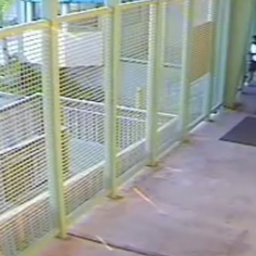
#> input picture models/alexNet/human_detection_dataset/0/116.png, 256 x 256 px; its folder holds only this picture in this run
$ jupyter execute --allow-errors data_preprocessing.ipynb
#> lines starting #> are read from the running program, lines starting #| are printed output that depends on the picture
# Data Preprocessing for AlexNet Model

## Objective
In this notebook, we will preprocess the human detection dataset to prepare it for training and evaluation on the AlexNet model. Preprocessing involves the following key steps:

1. **Loading Images**: Load images from the dataset directory, which contains subdirectories for images with humans (`1`) and without humans (`0`).
2. **Resizing**: Resize all images to 227x227 pixels to match the input size required by AlexNet.
3. **Normalization**: Normalize pixel values to the range [0, 1] to improve training stability.
4. **Dataset Splitting**: Split the dataset into training, validation, and test sets to ensure proper evaluation of the model's performance.

This preprocessing is essential to standardize the input data and ensure compatibility with the AlexNet architecture.

[cell 1]
# Import necessary libraries
import os
import cv2
import numpy as np
from sklearn.model_selection import train_test_split

## Define Functions for Data Preprocessing

[cell 2]
def load_and_preprocess_images(data_dir, target_size=(227, 227)):
    """
    Load and preprocess images from the dataset directory.

    Parameters:
        data_dir (str): Path to the dataset directory.
        target_size (tuple): Desired image size (width, height).

    Returns:
        X (numpy array): Preprocessed images.
        y (numpy array): Corresponding labels (1 for humans, 0 for no humans).
    """
#> called with data_dir = 'human_detection_dataset', target_size = (227, 227)
    images = []
    labels = []

    # Define subdirectories for classes
    classes = ['0', '1']  # 0: No humans, 1: With humans

    for label in classes:
        class_dir = os.path.join(data_dir, label)
        for file_name in os.listdir(class_dir):
            file_path = os.path.join(class_dir, file_name)
            image = cv2.imread(file_path)
#> image is the input picture: shape (256, 256, 3); mean B, G, R 155.5, 160.7, 156.6
            if image is not None:  # Ensure valid image
                image = cv2.resize(image, target_size)
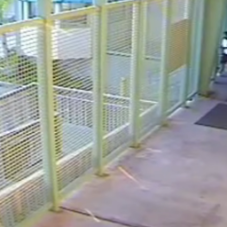
#> image: shape (227, 227, 3); mean B, G, R 155.4, 160.6, 156.5
                images.append(image)
                labels.append(int(label))

    # Convert to NumPy arrays
    X = np.array(images, dtype='float32') / 255.0  # Normalize
    y = np.array(labels, dtype='int')

    return X, y
